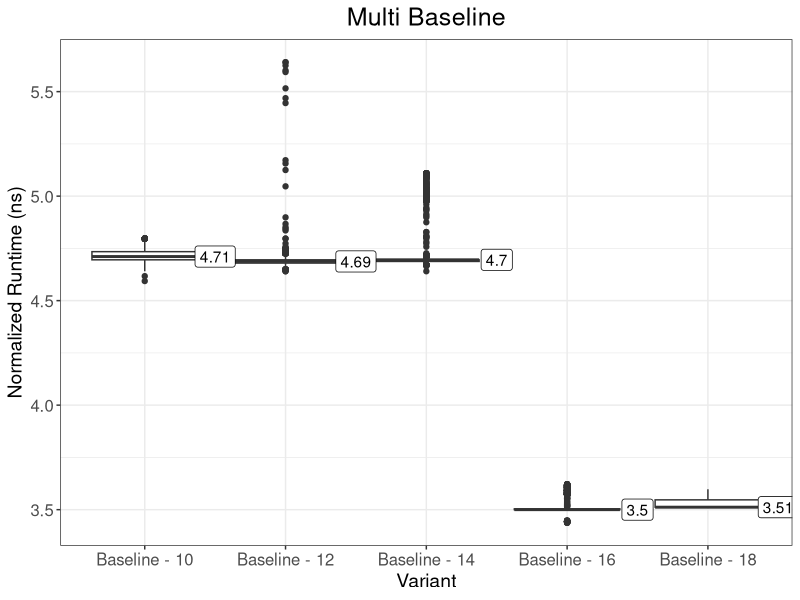
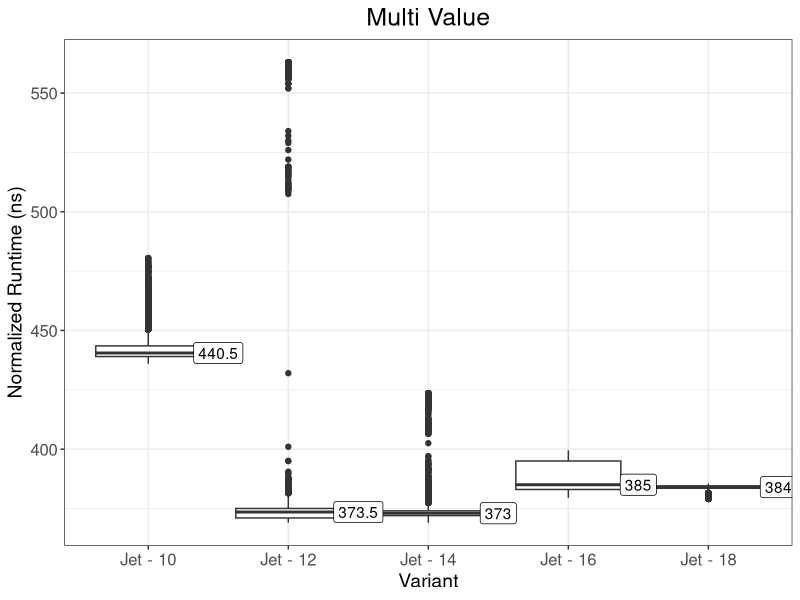

Here is the R script that generated these plots, in order:
library("ggplot2")
library("plyr")

#loading data
multiseq <- read.csv("multiseq.csv")

#indices
index.baseline10 <- multiseq$benchmark == "baseline10"
index.baseline12 <- multiseq$benchmark == "baseline12"
index.baseline14 <- multiseq$benchmark == "baseline14"
index.baseline16 <- multiseq$benchmark == "baseline16"
index.baseline18 <- multiseq$benchmark == "baseline18"
index.jet10 <- multiseq$benchmark == "jet10"
index.jet12 <- multiseq$benchmark == "jet12"
index.jet14 <- multiseq$benchmark == "jet14"
index.jet16 <- multiseq$benchmark == "jet16"
index.jet18 <- multiseq$benchmark == "jet18"

#processing values
multiseq$value_proc = multiseq$value # copying over the single values
multiseq$value_proc[index.baseline10 | index.jet10] = multiseq$value[index.baseline10 | index.jet10] / (2 ^ 10)
multiseq$value_proc[index.baseline12 | index.jet12] = multiseq$value[index.baseline12 | index.jet12] / (2 ^ 12)
multiseq$value_proc[index.baseline14 | index.jet14] = multiseq$value[index.baseline14 | index.jet14] / (2 ^ 14)
multiseq$value_proc[index.baseline16 | index.jet16] = multiseq$value[index.baseline16 | index.jet16] / (2 ^ 16)
multiseq$value_proc[index.baseline18 | index.jet18] = multiseq$value[index.baseline18 | index.jet18] / (2 ^ 18)

#sampling
baseline10 <- multiseq[index.baseline10, 3:4]
baseline12 <- multiseq[index.baseline12, 3:4]
baseline14 <- multiseq[index.baseline14, 3:4]
baseline16 <- multiseq[index.baseline16, 3:4]
baseline18 <- multiseq[index.baseline18, 3:4]
jet10 <- multiseq[index.jet10, 3:4]
jet12 <- multiseq[index.jet12, 3:4]
jet14 <- multiseq[index.jet14, 3:4]
jet16 <- multiseq[index.jet16, 3:4]
jet18 <- multiseq[index.jet18, 3:4]

sample.size <- 10000

sampled.baseline10 <- sample(baseline10$value_proc, size = sample.size, replace = TRUE, prob = baseline10$count)
sampled.baseline12 <- sample(baseline12$value_proc, size = sample.size, replace = TRUE, prob = baseline12$count)
sampled.baseline14 <- sample(baseline14$value_proc, size = sample.size, replace = TRUE, prob = baseline14$count)
sampled.baseline16 <- sample(baseline16$value_proc, size = sample.size, replace = TRUE, prob = baseline16$count)
sampled.baseline18 <- sample(baseline18$value_proc, size = sample.size, replace = TRUE, prob = baseline18$count)
sampled.jet10 <- sample(jet10$value_proc, size = sample.size, replace = TRUE, prob = jet10$count)
sampled.jet12 <- sample(jet12$value_proc, size = sample.size, replace = TRUE, prob = jet12$count)
sampled.jet14 <- sample(jet14$value_proc, size = sample.size, replace = TRUE, prob = jet14$count)
sampled.jet16 <- sample(jet16$value_proc, size = sample.size, replace = TRUE, prob = jet16$count)
sampled.jet18 <- sample(jet18$value_proc, size = sample.size, replace = TRUE, prob = jet18$count)

sampled.baseline.df <- data.frame(
  benchmark = c(
    rep("Baseline - 10", sample.size),
    rep("Baseline - 12", sample.size),
    rep("Baseline - 14", sample.size),
    rep("Baseline - 16", sample.size),
    rep("Baseline - 18", sample.size)
  ),
  value = c(sampled.baseline10, sampled.baseline12, sampled.baseline14, sampled.baseline16, sampled.baseline18)
)

sampled.baseline.medians <- data.frame(
  benchmark = c("Baseline - 10", "Baseline - 12", "Baseline - 14", "Baseline - 16", "Baseline - 18"),
  value = c(
    median(sampled.baseline10), 
    median(sampled.baseline12), 
    median(sampled.baseline14), 
    median(sampled.baseline16),
    median(sampled.baseline18)
  )
)

sampled.jet.df <- data.frame(
  benchmark = c(
    rep("Jet - 10", sample.size),
    rep("Jet - 12", sample.size),
    rep("Jet - 14", sample.size),
    rep("Jet - 16", sample.size),
    rep("Jet - 18", sample.size)
  ),
  value = c(sampled.jet10, sampled.jet12, sampled.jet14, sampled.jet16, sampled.jet18)
)

sampled.jet.medians <- data.frame(
  benchmark = c("Jet - 10", "Jet - 12", "Jet - 14", "Jet - 16", "Jet - 18"),
  value = c(
    median(sampled.jet10), 
    median(sampled.jet12), 
    median(sampled.jet14), 
    median(sampled.jet16), 
    median(sampled.jet18)
  )
)

#plots

plotBaseline <- ggplot(sampled.baseline.df, aes(x=benchmark, y=value)) + 
  geom_boxplot() +
  geom_label(data = sampled.baseline.medians, aes(label = round(value, 2)), nudge_x = 0.5) +
  ggtitle("Multi Baseline") +
  ylab("Normalized Runtime (ns)") +
  xlab("Variant") +
  theme_bw() +
  theme(
    axis.text = element_text(size = 12), 
    axis.title = element_text(size = 14),
    plot.title = element_text(size = 18, hjust = 0.5)
  ) 

plotJet <- ggplot(sampled.jet.df, aes(x=benchmark, y=value)) + 
  geom_boxplot() +
  geom_label(data = sampled.jet.medians, aes(label = round(value, 2)), nudge_x = 0.5) +
  ggtitle("Multi Value") +
  ylab("Normalized Runtime (ns)") +
  xlab("Variant") +
  theme_bw() +
  theme(
    axis.text = element_text(size = 12), 
    axis.title = element_text(size = 14),
    plot.title = element_text(size = 18, hjust = 0.5)
  ) 
